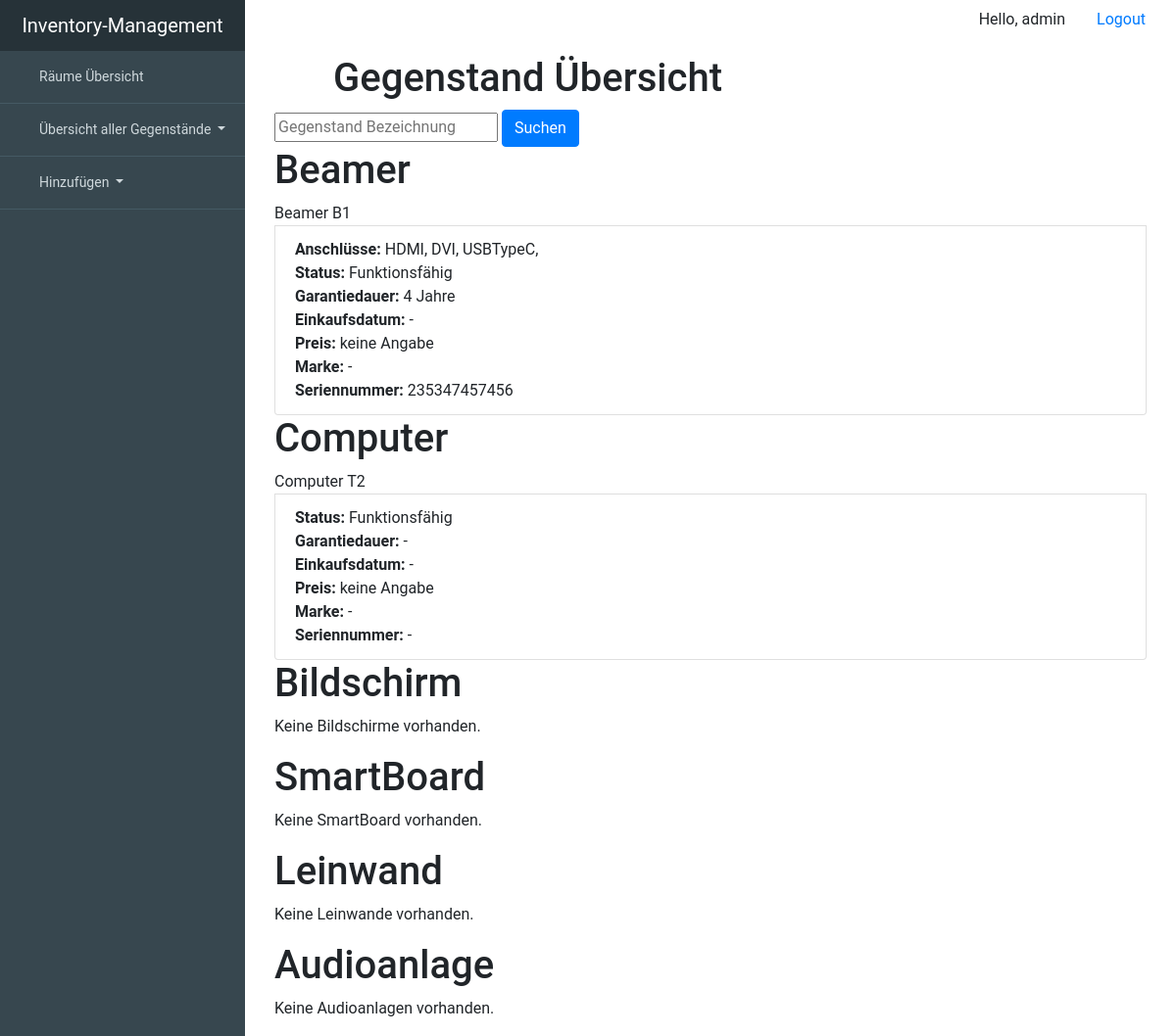
Before: /device/all (signed in) with the older database file.
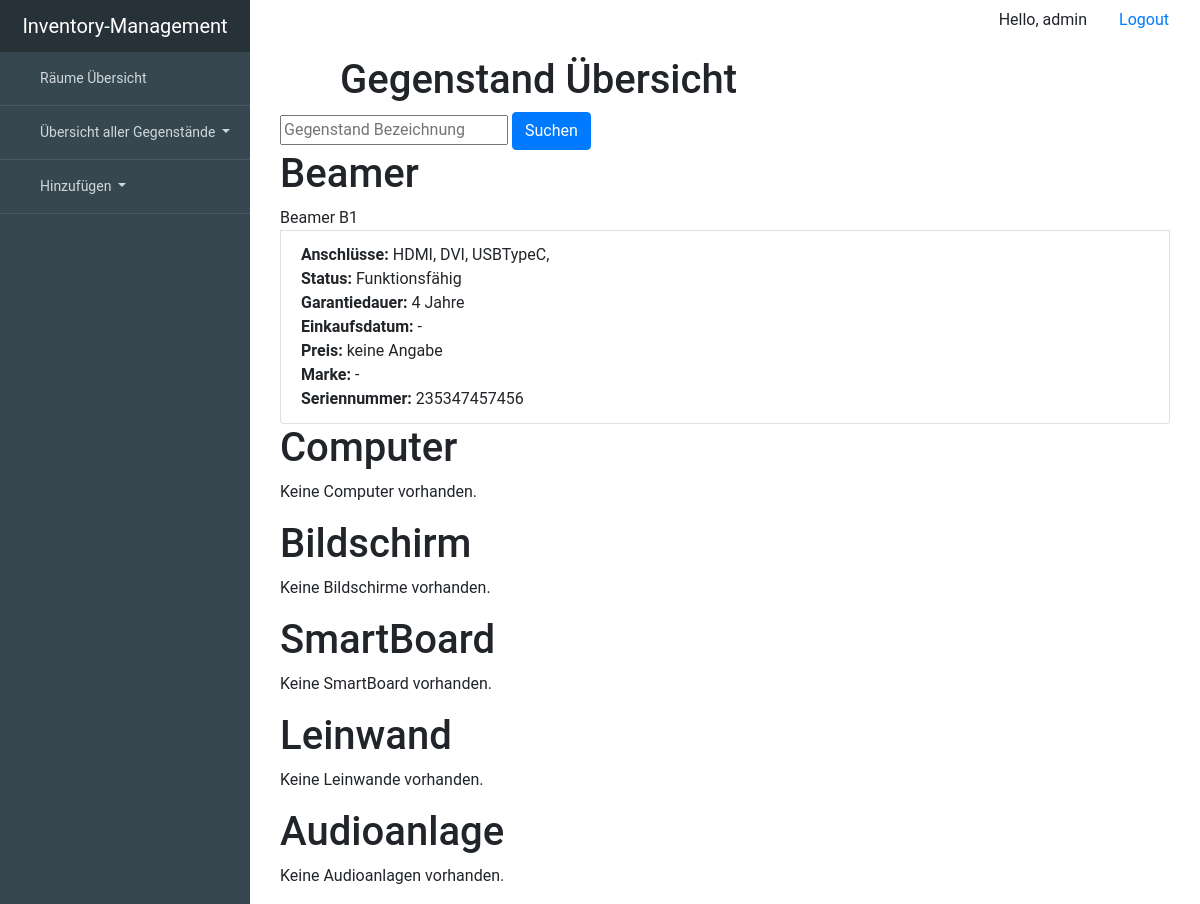
After: the same page with the newer database file.
### inventory_managementsentials/models.py (models this page shows, shortened)
class Device(models.Model):
    room = models.ForeignKey('Room', null=True, blank=True, on_delete=models.SET_NULL)
    description = models.CharField(max_length=99, unique=True, primary_key=True)
    working = 'working'
    broken = 'broken'
    status_choice = [(working, "working"), (broken, "broken")]
    status = models.CharField(choices=status_choice, max_length=7, blank=True, null=True)
    serialnumber = models.CharField(max_length=99, blank=True, null=True)
    warranty_period = models.IntegerField(blank=True, null=True)
    date_of_purchase = models.DateTimeField(blank=True, null=True)
    price = models.IntegerField(blank=True, null=True)
    brand = models.ForeignKey(Brand, on_delete=models.SET_NULL, blank=True, null=True)
    class Meta:
        abstract = True

class Beamer(Device):
    HDMI = models.BooleanField(blank=True, null=True)
    VGA = models.BooleanField(blank=True, null=True)
    DVI = models.BooleanField(blank=True, null=True)
    DB = models.BooleanField(blank=True, null=True)
    USBTypeC = models.BooleanField(blank=True, null=True)
    class Meta:
        verbose_name = "Beamer"
        verbose_name_plural = "Beamers"

class Computer(Device):
    class Meta:
        verbose_name = "Computer"
        verbose_name_plural = "Computers"

### inventory_managementsentials/views.py (the view, shortened to what this page needs)
# urls.py: url(r'^device/all$', views.DeviceView.as_view(), name='DeviceView'),
class DeviceView(LoginRequiredMixin, generic.ListView):
    login_url = 'inventory_managementsentials:login'
    template_name = 'inventory_managementsentials/all/all_device.html'
    def get_queryset(self):
        return None
    def get_context_data(self, *, object_list=None, **kwargs, ):
        context = super().get_context_data(**kwargs)
        context['beamer_list'] = Beamer.objects.order_by('description')
        context['computer_list'] = Computer.objects.order_by('description')
        context['screen_list'] = Screen.objects.order_by('description')
        context['smartboard_list'] = SmartBoard.objects.order_by('description')
        context['canvas_list'] = Canvas.objects.order_by('description')
        context['speakerset_list'] = SpeakerSet.objects.order_by('description')
        filter_description = self.request.GET.get('description', None)
        return context

### inventory_managementsentials/templates/inventory_managementsentials/all/all_device.html (shortened to what the changed rows need)
{% extends "inventory_managementsentials/base.html" %}
{% block content %}
    <div class="container">
        <header>
            <div class="editor-indent" style="margin-left: 20px; padding: 0 0 0 40px; margin-right: 50px">
                <div class="inner">
                    <h1>Gegenstand Übersicht </h1>
                </div>
            </div>
        </header>
        <div class="whatever_else_you_need">
            <h1>Beamer</h1>
            {% if beamer_list %}
                {% for beamer in beamer_list %}
                    <div class="list-group">
                        <a class="list-group-itemlist-group-item-action active">Beamer {{ beamer.description }}</a>
                        <a class="list-group-item list-group-item-action"><strong>Anschlüsse:</strong>
                            {% if beamer.HDMI %}HDMI,{% endif %}
                            {% if beamer.DVI %}DVI,{% endif %}
                            {% if beamer.USBTypeC %}USBTypeC,{% endif %}<br>
                            <strong>Status:</strong>
                        {% if beamer.status == 'working' %}
                            Funktionsfähig
                        {% elif beamer.status == 'broken' %}
                            <strong>Defekt</strong>
                        {% else %}
                            -
                        {% endif %}<br>
                            <strong>Garantiedauer:</strong>
                        {% if beamer.warranty_period %}
                            {{ beamer.warranty_period }} Jahre
                        {% else %}
                            -
                        {% endif %}
                        <br>
                            <strong>Einkaufsdatum:</strong> {{ beamer.date_of_purchase|default_if_none:'-' }}<br>
                            <strong>Preis:</strong>
                        {% if beamer.price %}
                            {{ beamer.price}}€
                        {% else %}
                            keine Angabe
                        {% endif %}
                        <br>
                            <strong>Marke:</strong> {{ beamer.brand|default_if_none:'-'}}<br>
                            <strong>Seriennummer: </strong> {{ beamer.serialnumber|default_if_none:'-'}}<br>
                        </a>
                    </div>
                {% endfor %}
            {% else %}
                <p>Keine Computer vorhanden.</p>
            {% endif %}
        </div>
        <div class="whatever_else_you_need">
            <h1>Computer</h1>
            {% if computer_list %}
                {% for computer in computer_list %}
                    <div class="list-group">
                        <a class="list-group-itemlist-group-item-action active">Computer {{ computer.description }}</a>
                         <a class="list-group-item list-group-item-action">   <strong>Status:</strong>
                        {% if computer.status == 'working' %}
                            Funktionsfähig
                        {% elif computer.status == 'broken' %}
                            <strong>Defekt</strong>
                        {% else %}
                            -
                        {% endif %}<br>
                            <strong>Garantiedauer:</strong>
                        {% if computer.warranty_period %}
                            {{ computer.warranty_period }} Jahre
                        {% else %}
                            -
                        {% endif %}
                        <br>
                            <strong>Einkaufsdatum:</strong> {{ computer.date_of_purchase|default_if_none:'-' }}<br>
                            <strong>Preis:</strong>
                        {% if computer.price %}
                            {{ computer.price}}€
                        {% else %}
                            keine Angabe
                        {% endif %}
                        <br>
                            <strong>Marke:</strong> {{ computer.brand|default_if_none:'-'}}<br>
                            <strong>Seriennummer: </strong> {{ computer.serialnumber|default_if_none:'-'}}<br>
                        </a>
                    </div>
                {% endfor %}
            {% else %}
                <p>Keine Computer vorhanden.</p>
            {% endif %}
        </div>
        <div class="whatever_else_you_need">
            <h1>Bildschirm</h1>
        </div>
        <div class="whatever_else_you_need">
            <h1>SmartBoard</h1>
        </div>
        <div class="whatever_else_you_need">
            <h1>Leinwand</h1>
        </div>
        <div class="whatever_else_you_need">
            <h1>Audioanlage</h1>
            </div>
    </div>
{% endblock %}

Changed rows visible on the page:
removed Computer: description "T2", status "Funktionsfähig", date_of_purchase "-", shows "keine Angabe", brand "-", serialnumber "-"
Other visible differences:
text now shown: "Keine Computer vorhanden."
